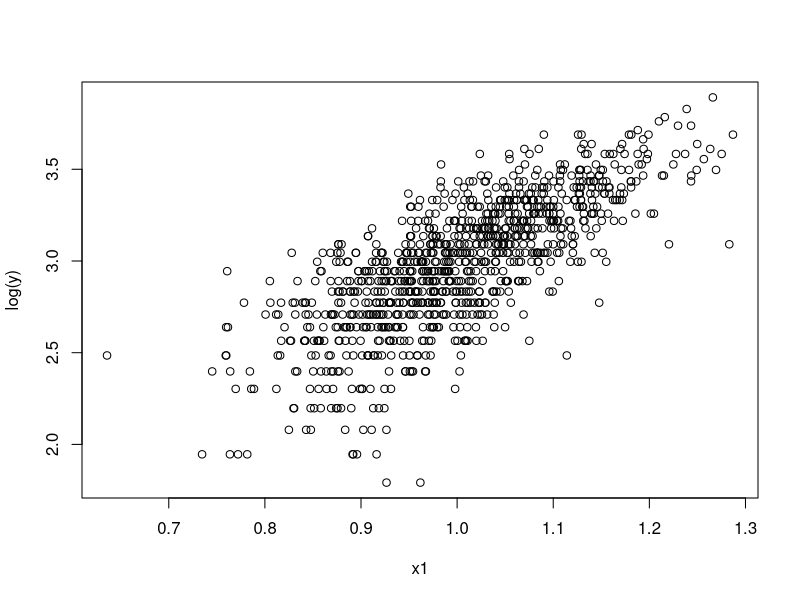
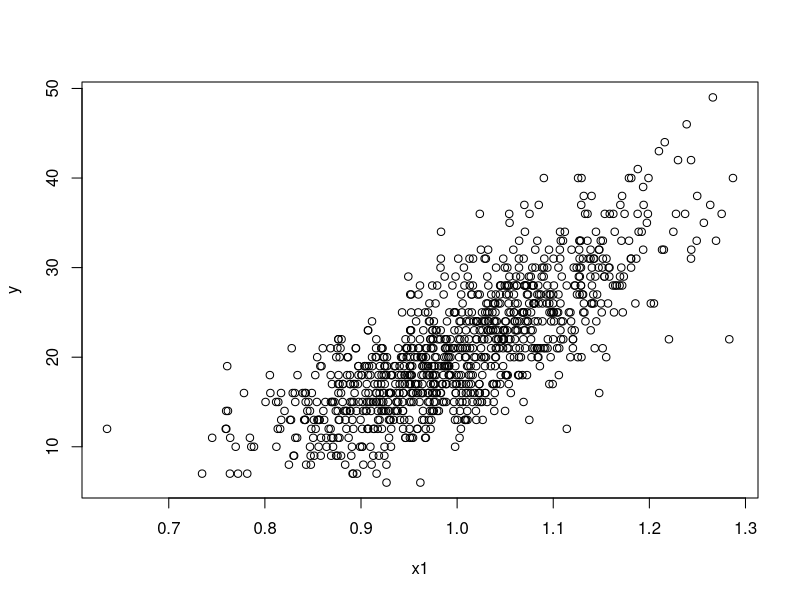
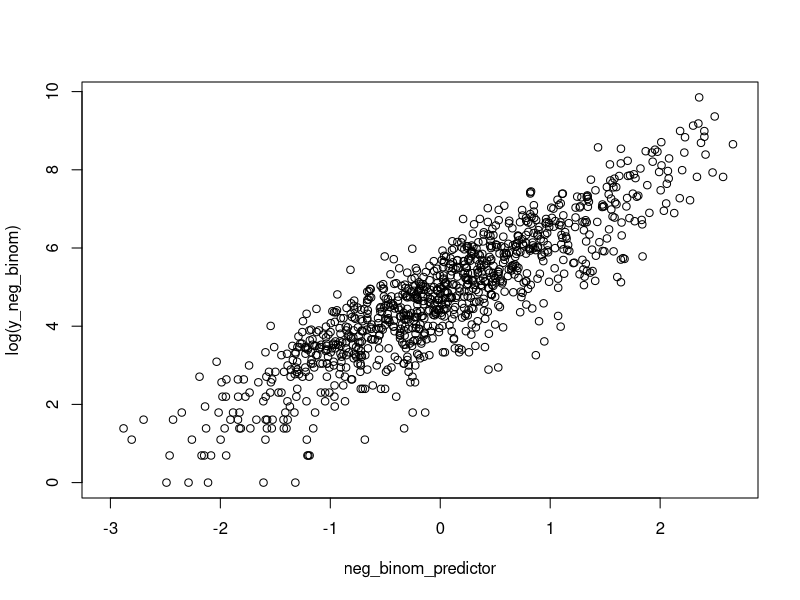
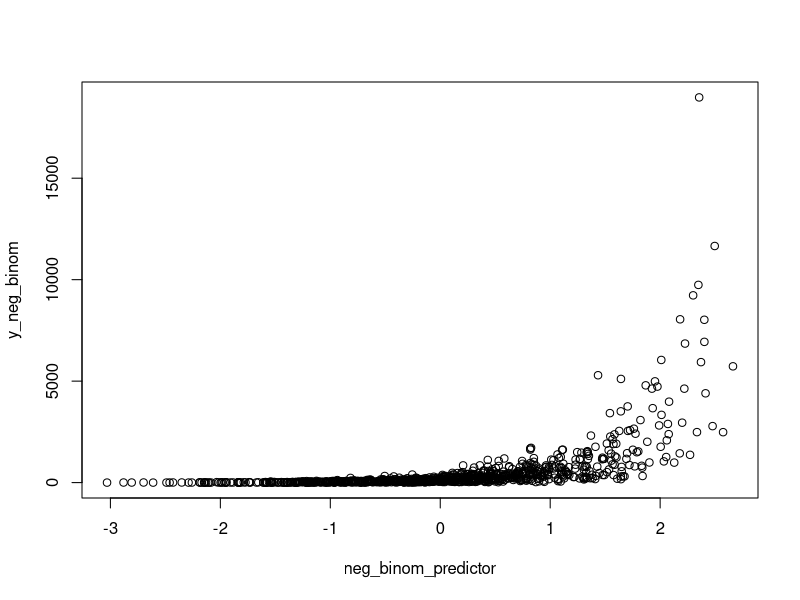

Here is the R script that generated these plots, in order:
## ---- chunk 1
knitr::opts_chunk$set(echo = TRUE)
library(pscl)
library(MASS)
## ---- chunk 2
N=1000
predictor_cont<-rnorm(N,0,1) 
predictor_binary<-rbinom(N,5,0.6)

y<-1.5*predictor_cont+2.5*predictor_binary+rnorm(N, 0, 0.01) ### Remember that to make this do-able in a linear framework, like this, we're assuming this is on a log scale!

### We're now going to draw a probability distribution from y, assuming that y is on a logit scale

y_prob<-plogis(y)

###Question, tell me about the distribution of y_prob?!

### we can now draw from the probability distribution (so that all of our responses are 0,1)

y_dummy = rbinom(n = N, size = 1, prob = y_prob)


data<-cbind.data.frame(1:N, y_prob, y, predictor_cont, predictor_binary)

log_reg_model<-glm(y_dummy~predictor_binary+predictor_cont, data=data, family='binomial')

### if you have loaded and installed lmerTest, it will give you p-values in your summary, if not, it won't
summary(log_reg_model)

### From here, you need to back transform to get the estimates on the y scale, instead of the log(y) scale

exp(coef(log_reg_model)) ### these are on the 'regular' scale, not the log scale
exp(confint(log_reg_model))
pR2(log_reg_model) ### r2CU (Nagelkerke R2 is the most comparable to our typical R2)



## ---- chunk 3

x1 = rnorm(1000,1,0.1) ### here there is one predictors, this a good place to imagine some biology
summary(x1)

### Question, 

lambda = exp(0.5 + 2.5*x1) ### this is where I change the effect sizes for each predictor

###remember that this means that log(lambda) is a linear model!!
### here I'm simulating three betas against my three predictor variables to make my lambda
### The step above simulates the mean of each value of the response variable. lambda values are continuous, not discrete counts.
## λ is the unobserved true mean of the Poisson distribution for the t-th observation

head(lambda)

y = rpois(1000, lambda = lambda) ### error is added in this step, remembering that the mean and the variance are the same!
### remember that y is count data!
head(y)

plot(x1, log(y)) ### note the residuals - are they normally distributed? Is that okay?
plot(x1,y)

data_poisson<-cbind.data.frame(y, x1)

poisson_model<-glm(y ~ x1, family="poisson", data=data_poisson)
summary(poisson_model)

###back transform the coefficients 

exp(coef(poisson_model)) ### these are on the 'regular' scale, not the log scale
exp(confint(poisson_model))
pR2(poisson_model) ### r2CU (Nagelkerke R2 is the most comparable to our typical R2) 

## ---- chunk 4
library(MASS)

neg_binom_predictor <- rnorm(1000, mean = 0, sd = 1) ### what is your imagined predictor?


# Log link function: log(mu) = beta0 + beta1 * X


mu <- exp(5+1.5 * neg_binom_predictor) ### notice that this is ALSO on a log scale
### mu is the expected mean for each observation

# Dispersion parameter for the negative binomial distribution
theta <- 2 ### this makes the difference between negative binomial and poisson. A very large theta would lead the negative binomial to approximate a poisson
##Play around with theta and see what happens!


y_neg_binom <- rnegbin(1000, mu = mu, theta = theta)

# Create a data frame to store the simulated data
data_negbiom <- cbind.data.frame(y_neg_binom, neg_binom_predictor)

plot(neg_binom_predictor, log(y_neg_binom))
plot(neg_binom_predictor, y_neg_binom)




negative_binomial_model<-glm.nb(y_neg_binom ~ neg_binom_predictor, data=data_negbiom)
summary(negative_binomial_model)

exp(coef(negative_binomial_model)) ### these are on the 'regular' scale, not the log scale
exp(confint(negative_binomial_model))
pR2(negative_binomial_model)

### r2CU (Nagelkerke R2 is the most comparable to our typical R2)
